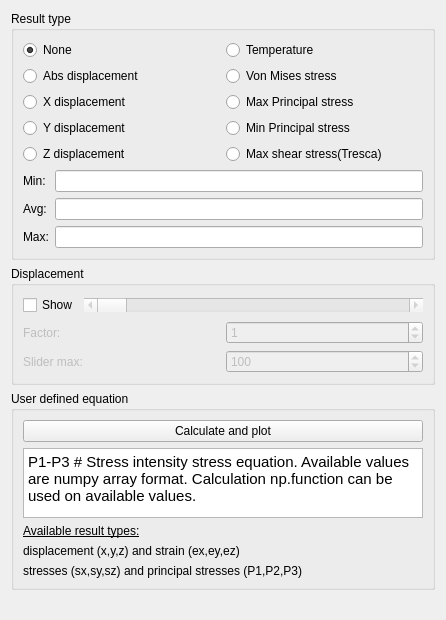
<?xml version="1.0" encoding="UTF-8"?>
<ui version="4.0">
 <class>ShowDisplacement</class>
 <widget class="QWidget" name="ShowDisplacement">
  <property name="geometry">
   <rect>
    <x>0</x>
    <y>0</y>
    <width>446</width>
    <height>620</height>
   </rect>
  </property>
  <property name="windowTitle">
   <string>Show result</string>
  </property>
  <layout class="QHBoxLayout" name="horizontalLayout">
   <item>
    <layout class="QVBoxLayout" name="verticalLayout_3">
     <item>
      <widget class="QGroupBox" name="gb_result_type">
       <property name="title">
        <string>Result type</string>
       </property>
       <layout class="QVBoxLayout" name="verticalLayout">
        <item>
         <layout class="QGridLayout" name="gridLayout">
          <item row="4" column="0">
           <widget class="QRadioButton" name="rb_z_displacement">
            <property name="text">
             <string>Z displacement</string>
            </property>
           </widget>
          </item>
          <item row="3" column="0">
           <widget class="QRadioButton" name="rb_y_displacement">
            <property name="text">
             <string>Y displacement</string>
            </property>
           </widget>
          </item>
          <item row="2" column="0">
           <widget class="QRadioButton" name="rb_x_displacement">
            <property name="text">
             <string>X displacement</string>
            </property>
           </widget>
          </item>
          <item row="0" column="0">
           <widget class="QRadioButton" name="rb_none">
            <property name="text">
             <string>None</string>
            </property>
            <property name="checked">
             <bool>true</bool>
            </property>
           </widget>
          </item>
          <item row="1" column="0">
           <widget class="QRadioButton" name="rb_abs_displacement">
            <property name="text">
             <string>Abs displacement</string>
            </property>
           </widget>
          </item>
          <item row="4" column="1">
           <widget class="QRadioButton" name="rb_max_shear_stress">
            <property name="text">
             <string>Max shear stress(Tresca)</string>
            </property>
           </widget>
          </item>
          <item row="3" column="1">
           <widget class="QRadioButton" name="rb_minprin">
            <property name="text">
             <string>Min Principal stress</string>
            </property>
           </widget>
          </item>
          <item row="2" column="1">
           <widget class="QRadioButton" name="rb_maxprin">
            <property name="text">
             <string>Max Principal stress</string>
            </property>
           </widget>
          </item>
          <item row="1" column="1">
           <widget class="QRadioButton" name="rb_vm_stress">
            <property name="text">
             <string>Von Mises stress</string>
            </property>
           </widget>
          </item>
          <item row="0" column="1">
           <widget class="QRadioButton" name="rb_temperature">
            <property name="text">
             <string>Temperature</string>
            </property>
           </widget>
          </item>
         </layout>
        </item>
        <item>
         <layout class="QFormLayout" name="formLayout">
          <item row="1" column="0">
           <widget class="QLabel" name="label_2">
            <property name="text">
             <string>Avg:</string>
            </property>
           </widget>
          </item>
          <item row="1" column="1">
           <widget class="Gui::InputField" name="le_avg">
            <property name="readOnly">
             <bool>true</bool>
            </property>
            <property name="unit" stdset="0">
             <string notr="true">mm</string>
            </property>
           </widget>
          </item>
          <item row="2" column="0">
           <widget class="QLabel" name="label">
            <property name="text">
             <string>Max:</string>
            </property>
           </widget>
          </item>
          <item row="2" column="1">
           <widget class="Gui::InputField" name="le_max">
            <property name="readOnly">
             <bool>true</bool>
            </property>
            <property name="unit" stdset="0">
             <string notr="true">mm</string>
            </property>
           </widget>
          </item>
          <item row="0" column="1">
           <widget class="Gui::InputField" name="le_min">
            <property name="readOnly">
             <bool>true</bool>
            </property>
            <property name="unit" stdset="0">
             <string notr="true">mm</string>
            </property>
           </widget>
          </item>
          <item row="0" column="0">
           <widget class="QLabel" name="label_4">
            <property name="text">
             <string>Min:</string>
            </property>
           </widget>
          </item>
         </layout>
        </item>
       </layout>
      </widget>
     </item>
     <item>
      <widget class="QGroupBox" name="gb_displacement">
       <property name="title">
        <string>Displacement</string>
       </property>
       <layout class="QVBoxLayout" name="verticalLayout_2">
        <item>
         <layout class="QHBoxLayout" name="horizontalLayout_2">
          <item>
           <widget class="QCheckBox" name="cb_show_displacement">
            <property name="text">
             <string>Show</string>
            </property>
            <property name="checked">
             <bool>false</bool>
            </property>
           </widget>
          </item>
          <item>
           <widget class="QScrollBar" name="hsb_displacement_factor">
            <property name="enabled">
             <bool>false</bool>
            </property>
            <property name="sizePolicy">
             <sizepolicy hsizetype="MinimumExpanding" vsizetype="Fixed">
              <horstretch>0</horstretch>
              <verstretch>0</verstretch>
             </sizepolicy>
            </property>
            <property name="orientation">
             <enum>Qt::Horizontal</enum>
            </property>
           </widget>
          </item>
         </layout>
        </item>
        <item>
         <layout class="QHBoxLayout" name="horizontalLayout_3">
          <item>
           <widget class="QLabel" name="label_3">
            <property name="enabled">
             <bool>false</bool>
            </property>
            <property name="text">
             <string>Factor:</string>
            </property>
           </widget>
          </item>
          <item>
           <widget class="QSpinBox" name="sb_displacement_factor">
            <property name="enabled">
             <bool>false</bool>
            </property>
            <property name="readOnly">
             <bool>false</bool>
            </property>
            <property name="maximum">
             <number>99999</number>
            </property>
            <property name="singleStep">
             <number>10</number>
            </property>
            <property name="value">
             <number>1</number>
            </property>
           </widget>
          </item>
         </layout>
        </item>
        <item>
         <layout class="QHBoxLayout" name="horizontalLayout_4">
          <item>
           <widget class="QLabel" name="label_7">
            <property name="enabled">
             <bool>false</bool>
            </property>
            <property name="text">
             <string>Slider max:</string>
            </property>
           </widget>
          </item>
          <item>
           <widget class="QSpinBox" name="sb_displacement_factor_max">
            <property name="enabled">
             <bool>false</bool>
            </property>
            <property name="readOnly">
             <bool>false</bool>
            </property>
            <property name="maximum">
             <number>99999</number>
            </property>
            <property name="singleStep">
             <number>10</number>
            </property>
            <property name="value">
             <number>100</number>
            </property>
           </widget>
          </item>
         </layout>
        </item>
       </layout>
      </widget>
     </item>
     <item>
      <widget class="QGroupBox" name="gb_displacement_2">
       <property name="title">
        <string>User defined equation</string>
       </property>
       <layout class="QVBoxLayout" name="verticalLayout_5">
        <item>
         <layout class="QVBoxLayout" name="verticalLayout_6">
          <item>
           <widget class="QPushButton" name="calculate">
            <property name="text">
             <string>Calculate and plot</string>
            </property>
           </widget>
          </item>
          <item>
           <widget class="QTextEdit" name="user_def_eq">
            <property name="html">
             <string>&lt;!DOCTYPE HTML PUBLIC &quot;-//W3C//DTD HTML 4.0//EN&quot; &quot;http://www.w3.org/TR/REC-html40/strict.dtd&quot;&gt;
&lt;html&gt;&lt;head&gt;&lt;meta name=&quot;qrichtext&quot; content=&quot;1&quot; /&gt;&lt;style type=&quot;text/css&quot;&gt;
p, li { white-space: pre-wrap; }
&lt;/style&gt;&lt;/head&gt;&lt;body style=&quot; font-family:'DejaVu Sans'; font-size:9pt; font-weight:400; font-style:normal;&quot;&gt;
&lt;p style=&quot; margin-top:0px; margin-bottom:0px; margin-left:0px; margin-right:0px; -qt-block-indent:0; text-indent:0px;&quot;&gt;&lt;span style=&quot; font-family:'Ubuntu'; font-size:11pt;&quot;&gt;P1-P3 # Stress intensity stress equation. Available values are numpy array format. Calculation np.function can be used on available values. &lt;/span&gt;&lt;/p&gt;&lt;/body&gt;&lt;/html&gt;</string>
            </property>
           </widget>
          </item>
          <item>
           <widget class="QLabel" name="user_def_head_1">
            <property name="text">
             <string>&lt;html&gt;&lt;head/&gt;&lt;body&gt;&lt;p&gt;&lt;span style=&quot; text-decoration: underline;&quot;&gt;Available result types:&lt;/span&gt;&lt;/p&gt;&lt;/body&gt;&lt;/html&gt;</string>
            </property>
           </widget>
          </item>
          <item>
           <widget class="QLabel" name="user_def_head_2">
            <property name="minimumSize">
             <size>
              <width>0</width>
              <height>0</height>
             </size>
            </property>
            <property name="maximumSize">
             <size>
              <width>16777215</width>
              <height>16777215</height>
             </size>
            </property>
            <property name="lineWidth">
             <number>1</number>
            </property>
            <property name="text">
             <string>&lt;html&gt;&lt;head/&gt;&lt;body&gt;&lt;p&gt;displacement (x,y,z) and strain (ex,ey,ez)&lt;/p&gt;&lt;/body&gt;&lt;/html&gt;</string>
            </property>
            <property name="scaledContents">
             <bool>false</bool>
            </property>
            <property name="alignment">
             <set>Qt::AlignLeading|Qt::AlignLeft|Qt::AlignVCenter</set>
            </property>
            <property name="wordWrap">
             <bool>false</bool>
            </property>
            <property name="indent">
             <number>-1</number>
            </property>
            <property name="textInteractionFlags">
             <set>Qt::NoTextInteraction</set>
            </property>
           </widget>
          </item>
          <item>
           <widget class="QLabel" name="user_def_head_3">
            <property name="minimumSize">
             <size>
              <width>0</width>
              <height>0</height>
             </size>
            </property>
            <property name="maximumSize">
             <size>
              <width>16777215</width>
              <height>16777215</height>
             </size>
            </property>
            <property name="lineWidth">
             <number>1</number>
            </property>
            <property name="text">
             <string>&lt;html&gt;&lt;head/&gt;&lt;body&gt;&lt;p&gt;stresses (sx,sy,sz) and principal stresses (P1,P2,P3)&lt;/p&gt;&lt;/body&gt;&lt;/html&gt;</string>
            </property>
            <property name="scaledContents">
             <bool>false</bool>
            </property>
            <property name="alignment">
             <set>Qt::AlignLeading|Qt::AlignLeft|Qt::AlignVCenter</set>
            </property>
            <property name="wordWrap">
             <bool>false</bool>
            </property>
            <property name="indent">
             <number>-1</number>
            </property>
            <property name="textInteractionFlags">
             <set>Qt::NoTextInteraction</set>
            </property>
           </widget>
          </item>
         </layout>
        </item>
       </layout>
      </widget>
     </item>
     <item>
      <spacer name="verticalSpacer">
       <property name="orientation">
        <enum>Qt::Vertical</enum>
       </property>
       <property name="sizeHint" stdset="0">
        <size>
         <width>20</width>
         <height>240</height>
        </size>
       </property>
      </spacer>
     </item>
    </layout>
   </item>
  </layout>
 </widget>
 <customwidgets>
  <customwidget>
   <class>Gui::InputField</class>
   <extends>QLineEdit</extends>
   <header>Gui/InputField.h</header>
  </customwidget>
 </customwidgets>
 <resources/>
 <connections>
  <connection>
   <sender>cb_show_displacement</sender>
   <signal>toggled(bool)</signal>
   <receiver>label_3</receiver>
   <slot>setEnabled(bool)</slot>
   <hints>
    <hint type="sourcelabel">
     <x>90</x>
     <y>232</y>
    </hint>
    <hint type="destinationlabel">
     <x>68</x>
     <y>269</y>
    </hint>
   </hints>
  </connection>
  <connection>
   <sender>cb_show_displacement</sender>
   <signal>toggled(bool)</signal>
   <receiver>sb_displacement_factor</receiver>
   <slot>setEnabled(bool)</slot>
   <hints>
    <hint type="sourcelabel">
     <x>112</x>
     <y>240</y>
    </hint>
    <hint type="destinationlabel">
     <x>124</x>
     <y>269</y>
    </hint>
   </hints>
  </connection>
  <connection>
   <sender>cb_show_displacement</sender>
   <signal>toggled(bool)</signal>
   <receiver>label_7</receiver>
   <slot>setEnabled(bool)</slot>
   <hints>
    <hint type="sourcelabel">
     <x>95</x>
     <y>238</y>
    </hint>
    <hint type="destinationlabel">
     <x>86</x>
     <y>309</y>
    </hint>
   </hints>
  </connection>
  <connection>
   <sender>cb_show_displacement</sender>
   <signal>toggled(bool)</signal>
   <receiver>sb_displacement_factor_max</receiver>
   <slot>setEnabled(bool)</slot>
   <hints>
    <hint type="sourcelabel">
     <x>161</x>
     <y>237</y>
    </hint>
    <hint type="destinationlabel">
     <x>159</x>
     <y>302</y>
    </hint>
   </hints>
  </connection>
  <connection>
   <sender>cb_show_displacement</sender>
   <signal>toggled(bool)</signal>
   <receiver>hsb_displacement_factor</receiver>
   <slot>setEnabled(bool)</slot>
   <hints>
    <hint type="sourcelabel">
     <x>48</x>
     <y>241</y>
    </hint>
    <hint type="destinationlabel">
     <x>36</x>
     <y>345</y>
    </hint>
   </hints>
  </connection>
 </connections>
</ui>
